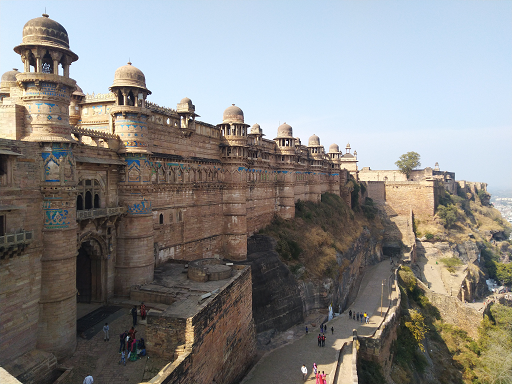
#> input picture Files used as input/img1.bmp, 512 x 384 px, found by its file name
$ python 'C2_15 BASICS_Importing_exporting_Images_matplotlib_way.py'
#> lines starting #> are read from the running program, lines starting #| are printed output that depends on the picture
#======================================================================
# PURPOSE : Display images the matplotlib way
#======================================================================
import cv2, matplotlib.pyplot as plt,numpy as np

# Read the image in OpenCV way
input_image1=cv2.imread('img1.bmp',1)
#> input_image1 is the input picture: shape (384, 512, 3); mean B, G, R 132.7, 134.8, 136.5
input_image2=cv2.imread('img2.bmp',0)
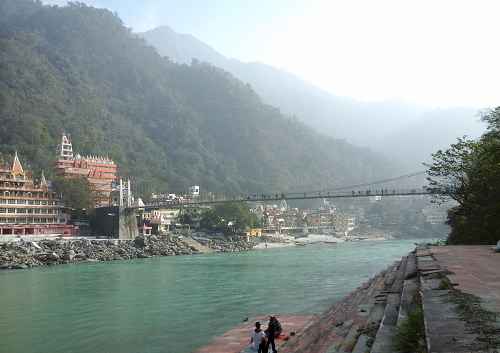
#> input picture Files used as input/img2.bmp, 500 x 353 px, found by its file name
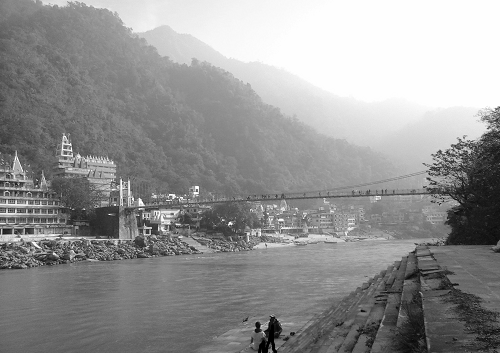
#> input_image2: shape (353, 500); min 0, max 255, mean 147.1
# Second argument in above command is 1 for reading image as colored
# and 0 for reading it as grayscale

# Displaying images with Matplotlib
fig1,ax=plt.subplots(1,2)
fig1.show()

plt.subplot(1,2,1)
plt.imshow(cv2.cvtColor(input_image1, cv2.COLOR_BGR2RGB))
plt.axis('off')
plt.gca().set_title("Gwalior Fort (Colored Image)")

plt.subplot(1,2,2)
plt.imshow(cv2.cvtColor(input_image2, cv2.COLOR_BGR2RGB))
plt.axis("off")
plt.gca().set_title('River Ganga (Grayscale image)')

cv2.imwrite("result1.bmp",input_image1)
cv2.imwrite("result2.bmp",input_image2)

plt.show()
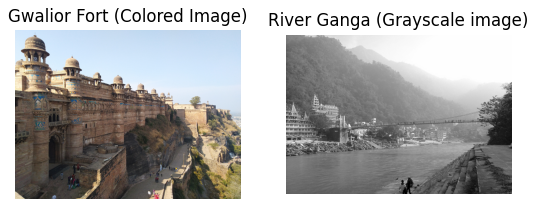
#> figure drawn by matplotlib, 2 panels
print("Completed Successfully ...")
